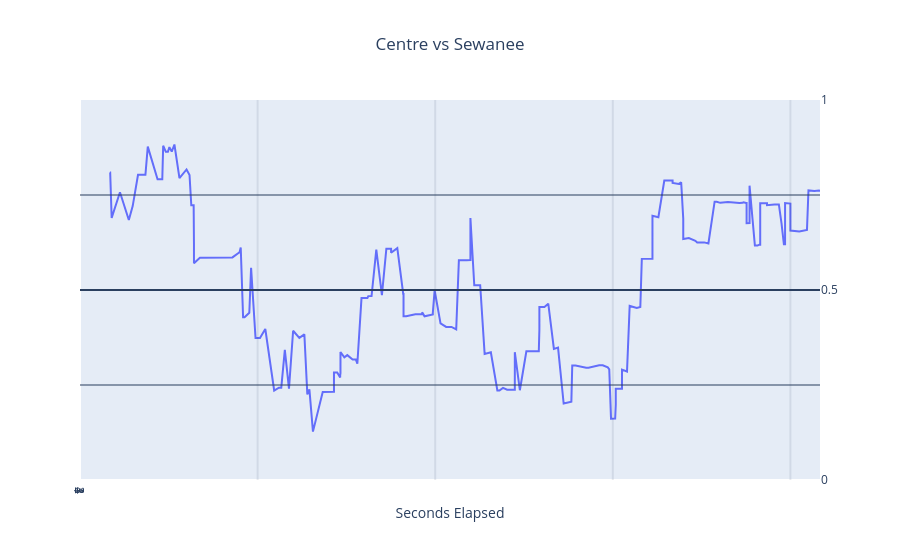

Write notebook code for a chart like this one.
### Code cell
data = pd.DataFrame(df,columns=['GameID','Seconds Elapsed','WinProb', 'Play', 'Home Team Score', 'Away Team Score', 'Home Team', 'Away Team'])
game1 = df[df.GameID== gameid]
data = pd.DataFrame(game1,columns=['Seconds Elapsed','WinProb', 'Play', 'Home Team Score', 'Away Team Score', 'Home Team', 'Away Team'])
#     print(data)
x_len = data['Seconds Elapsed'].iloc[-1]
home = data['Home Team'].iloc[0]
away = data['Away Team'].iloc[0]
print(x_len)

#     above_50 = data[data["WinProb"] > .5]
#     below_50 = data[data["WinProb"] <= .5]
#     print(above_50)
#     print(below_50)

#my_color = np.where(Y<=.5, 'orange', 'skyblue')


fig = px.line(data, x="Seconds Elapsed", y="WinProb", title=home + ' vs ' + away, hover_data=['Play', 'Home Team Score', 'Away Team Score'], line_shape='linear')
fig.update_yaxes(range=[0, 1], row=1, col=1, showgrid=False, side ='right', showticklabels=True, visible=True,)
fig.update_xaxes(range=[0, 2500], showgrid=False, showticklabels=True, visible=True)
fig.update_layout(title_x=0.5,  yaxis_title="")
# fig.update_layout(paper_bgcolor='rgba(0,0,0,0)', plot_bgcolor='rgba(0,0,0,0)')
fig.add_hline(y=.5)
fig.add_hline(y=.25, opacity = .5)
fig.add_hline(y=.75, opacity = .5)
fig.layout.yaxis.tickvals = [0, .5, 1]
fig.update_xaxes(tick0=0.25, dtick=600)

for i in range(1,(x_len + 600)// 600):    
    fig.add_vline(x=600 * i, opacity=0.1)
#     fig.layout.xaxis.tickvals = ['Q', i]
#     fig.ylim([0, 1])
#     fig.xlim([0,x_len])
#     fig.title(gameid)


fig.show()

### Figure 1 — Plotly figure (JSON) as saved in the notebook; plotly's stock layout.template omitted (floating-point values rounded to 4 significant figures; data arrays with more than 128 entries replaced by an {"elided": "..."} marker saying what was removed)
{"data": [{"customdata": {"elided": "470x3 mixed values"}, "hovertemplate": "Seconds Elapsed=%{x}<br>WinProb=%{y}<br>Play=%{customdata[0]}<br>Home Team Score=%{customdata[1]}<br>Away Team Score=%{customdata[2]}<extra></extra>", "legendgroup": "", "line": {"color": "#636efa", "dash": "solid", "shape": "linear"}, "marker": {"symbol": "circle"}, "mode": "lines", "name": "", "orientation": "v", "showlegend": false, "type": "scatter", "x": {"elided": "470 int values"}, "xaxis": "x", "y": {"elided": "470 float values"}, "yaxis": "y"}], "layout": {"legend": {"tracegroupgap": 0}, "shapes": [{"type": "line", "x0": 0, "x1": 1, "xref": "x domain", "y0": 0.5, "y1": 0.5, "yref": "y"}, {"opacity": 0.5, "type": "line", "x0": 0, "x1": 1, "xref": "x domain", "y0": 0.25, "y1": 0.25, "yref": "y"}, {"opacity": 0.5, "type": "line", "x0": 0, "x1": 1, "xref": "x domain", "y0": 0.75, "y1": 0.75, "yref": "y"}, {"opacity": 0.1, "type": "line", "x0": 600, "x1": 600, "xref": "x", "y0": 0, "y1": 1, "yref": "y domain"}, {"opacity": 0.1, "type": "line", "x0": 1200, "x1": 1200, "xref": "x", "y0": 0, "y1": 1, "yref": "y domain"}, {"opacity": 0.1, "type": "line", "x0": 1800, "x1": 1800, "xref": "x", "y0": 0, "y1": 1, "yref": "y domain"}, {"opacity": 0.1, "type": "line", "x0": 2400, "x1": 2400, "xref": "x", "y0": 0, "y1": 1, "yref": "y domain"}], "title": {"text": "Centre vs Sewanee", "x": 0.5}, "xaxis": {"anchor": "y", "domain": [0, 1], "dtick": 600, "range": [0, 2500], "showgrid": false, "showticklabels": true, "tick0": 0.25, "tickvals": [1, 2, 3, 4], "title": {"text": "Seconds Elapsed"}, "visible": true}, "yaxis": {"anchor": "x", "domain": [0, 1], "range": [0, 1], "showgrid": false, "showticklabels": true, "side": "right", "tickvals": [0, 0.5, 1], "title": {"text": ""}, "visible": true}}}
